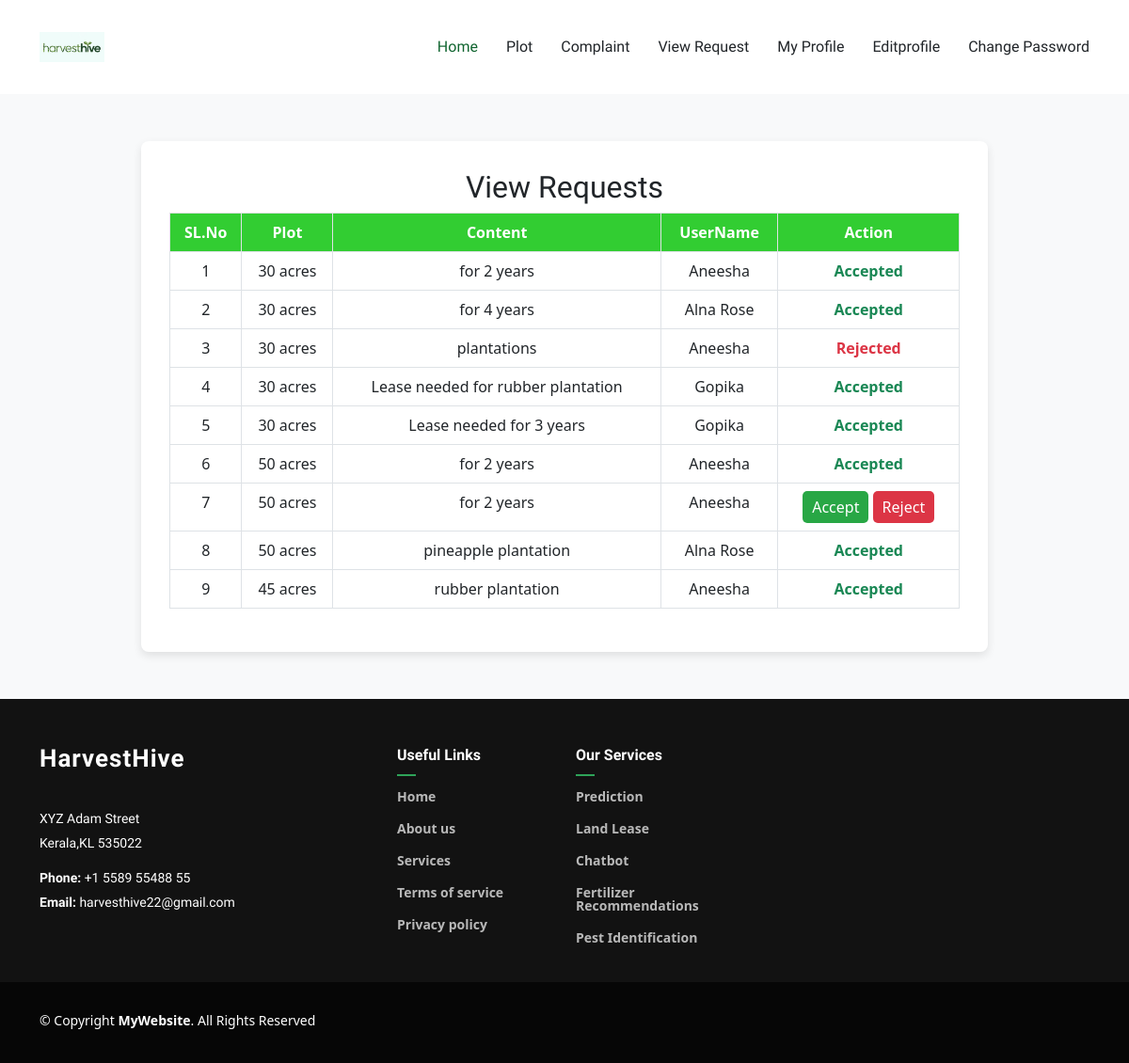
/Owner/viewreq/ (signed in), run on the app's committed database.
### User/models.py (models this page shows)
class tbl_addrequest(models.Model):
     req_content=models.CharField(max_length=30)
     user=models.ForeignKey(tbl_user,on_delete=models.CASCADE)
     plot=models.ForeignKey(tbl_plot,on_delete=models.CASCADE)
     req_status=models.IntegerField(default=0)

### Owner/models.py (models this page shows)
class tbl_plot(models.Model):
    landmetrics=models.CharField(max_length=30)
    place=models.ForeignKey(tbl_place,on_delete=models.CASCADE)
    owner=models.ForeignKey(tbl_owner,on_delete=models.CASCADE)
    plot_status=models.IntegerField(default=0)

### Guest/models.py (models this page shows)
class tbl_user(models.Model):
    user_name=models.CharField(max_length=30)
    user_address=models.CharField(max_length=30)
    user_contact=models.CharField(max_length=30)
    user_email=models.CharField(max_length=30)
    user_photo=models.FileField(upload_to="Assests/User/")
    user_pass=models.CharField(max_length=30)
    user_confirm=models.CharField(max_length=30)
    place=models.ForeignKey(tbl_place,on_delete=models.CASCADE)

### Owner/views.py (the view)
# urls.py: path('viewreq/',views.viewreq,name="viewreq"),
def viewreq(request):
    if "oid" in request.session:
        req=tbl_addrequest.objects.filter(plot__owner=request.session['oid'])
        return render(request,'Owner/ViewRequest.html',{'req':req})
    else:
        return redirect("Guest:login")

### Owner/Templates/Owner/ViewRequest.html (shortened to what this page needs)
{% extends 'Owner/Header.html' %}
{% load static %}
{% block content %}
<!DOCTYPE html>
<html lang="en">
<head>
    <link href="https://cdn.jsdelivr.net/npm/bootstrap@5.3.0/dist/css/bootstrap.min.css" rel="stylesheet">
</head>
<body>
    <div class="container">
        <div class="container-box">
            <h2 class="text-center text-dark">View Requests</h2>
            <table class="table table-bordered text-center">
                <thead class="table-header">
                    <tr>
                        <th>SL.No</th>
                        <th>Plot</th>
                        <th>Content</th>
                        <th>UserName</th>
                        <th>Action</th>
                    </tr>
                </thead>
                <tbody>
                    {% for i in req %}
                    <tr>
                        <td>{{ forloop.counter }}</td>
                        <td>{{ i.plot.landmetrics }}</td>
                        <td>{{ i.req_content }}</td>
                        <td>{{ i.user.user_name }}</td>
                        <td>
                            {% if i.req_status == 0 %}
                                <a href="{% url 'Owner:accept' i.id %}" class="btn btn-accept">Accept</a>
                                <a href="{% url 'Owner:reject' i.id %}" class="btn btn-reject">Reject</a>
                            {% elif i.req_status == 1 %}
                                <span class="text-success fw-bold">Accepted</span>
                            {% else %}
                                <span class="text-danger fw-bold">Rejected</span>
                            {% endif %}
                        </td>
                    </tr>
                    {% empty %}
                    <tr>
                        <td colspan="5" class="text-muted">No requests found.</td>
                    </tr>
                    {% endfor %}
                </tbody>
            </table>
        </div>
    </div>
</body>
</html>
{% endblock content %}

### Guest/static/Main/assets/css/main.css (style rules this page uses)
:root { --default-font: "Open Sans", system-ui, -apple-system, "Segoe UI", Roboto, "Helvetica Neue", Arial, "Noto Sans", "Liberation Sans", sans-serif, "Apple Color Emoji", "Segoe UI Emoji", "Segoe UI Symbol", "Noto Color Emoji"; --heading-font: "Marcellus", sans-serif; --nav-font: "Marcellus", sans-serif; }
:root { --background-color: #ffffff; --default-color: #212529; --heading-color: #2d465e; --accent-color: #116530; --surface-color: #ffffff; --contrast-color: #ffffff; }
:root { --nav-color: #212529; --nav-hover-color: #116530; --nav-mobile-background-color: #ffffff; --nav-dropdown-background-color: #ffffff; --nav-dropdown-color: #212529; --nav-dropdown-hover-color: #116530; }
:root { scroll-behavior: smooth; }
body { color: var(--default-color); background-color: var(--background-color); font-family: var(--default-font); }
a { color: var(--accent-color); text-decoration: none; transition: 0.3s; }
h1, h2, h3, h4, h5, h6 { color: var(--heading-color); font-family: var(--heading-font); }

### Owner/Templates/Owner/ViewRequest.html (style rules this page uses)
body { background: #f8f9fa; }
.container-box { max-width: 900px; margin: 50px auto; background: white; padding: 30px; border-radius: 8px; box-shadow: 0 4px 10px rgba(0, 0, 0, 0.1); }
.table-header th { background-color: #32CD32 !important; color: white !important; }
a { text-decoration: none !important; font-weight: bold; }
.btn-accept { background: #28a745; color: white; border: none; padding: 5px 10px; border-radius: 5px; }
.btn-reject { background: #dc3545; color: white; border: none; padding: 5px 10px; border-radius: 5px; }

### data on the page
tbl_addrequest: plot.landmetrics "30 acres", req_content "for 2 years", user.user_name "Aneesha", req_status "Accepted"
tbl_addrequest: plot.landmetrics "30 acres", req_content "for 4 years", user.user_name "Alna Rose", req_status "Accepted"
tbl_addrequest: plot.landmetrics "30 acres", req_content "plantations", user.user_name "Aneesha", req_status "Rejected"
tbl_addrequest: plot.landmetrics "30 acres", req_content "Lease needed for rubber plantation", user.user_name "Gopika", req_status "Accepted"
tbl_addrequest: plot.landmetrics "30 acres", req_content "Lease needed for 3 years", user.user_name "Gopika", req_status "Accepted"
tbl_addrequest: plot.landmetrics "50 acres", req_content "for 2 years", user.user_name "Aneesha", req_status "Accepted"
tbl_addrequest: plot.landmetrics "50 acres", req_content "for 2 years", user.user_name "Aneesha", req_status "Accept"
tbl_addrequest: plot.landmetrics "50 acres", req_content "pineapple plantation", user.user_name "Alna Rose", req_status "Accepted"
tbl_addrequest: plot.landmetrics "45 acres", req_content "rubber plantation", user.user_name "Aneesha", req_status "Accepted"
